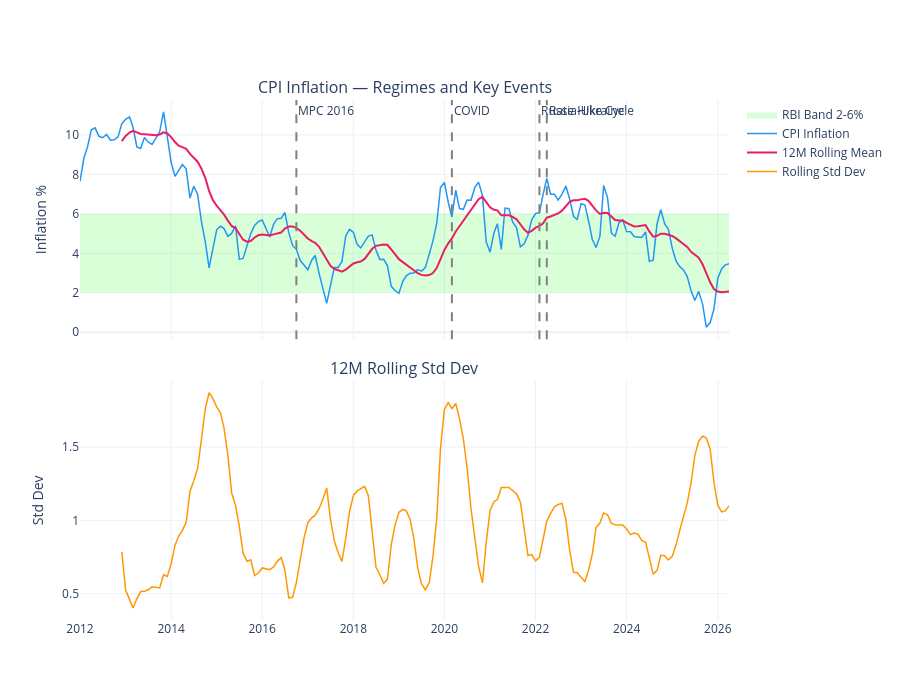

The code cell stored with this chart in its notebook:
### Code cell
#plotting CPI 12 month rolling window mean and std, along with various regimes

rolling_mean = df['cpi_inflation'].rolling(12).mean()
rolling_std = df['cpi_inflation'].rolling(12).std()

fig = make_subplots(rows=2, cols=1, shared_xaxes=True,
                    vertical_spacing=0.08,
                    subplot_titles=['CPI Inflation — Regimes and Key Events',
                                    '12M Rolling Std Dev'])

# RBI band
#fig.add_hrect(y0=2, y1=6, fillcolor='lightgreen', opacity=0.7,line_width=1.2, annotation_text='RBI Band 2-6%', row=1, col=1)
fig.add_trace(go.Scatter(
    x=df.index.tolist() + df.index.tolist()[::-1],
    y=[6]*len(df) + [2]*len(df),
    fill='toself',
    fillcolor='rgba(0, 255, 0, 0.15)',
    line=dict(width=0),
    name='RBI Band 2-6%',
    showlegend=True
), row=1, col=1)   

# CPI actual
fig.add_trace(go.Scatter(x=df.index, y=df['cpi_inflation'],
              name='CPI Inflation', line=dict(color='#2196F3', width=1.5)),
              row=1, col=1)

# Rolling mean
fig.add_trace(go.Scatter(x=df.index, y=rolling_mean,
              name='12M Rolling Mean', line=dict(color='#E91E63', width=2)),
              row=1, col=1)

# Event lines — both panels
events = {
    '2016-10-01': 'MPC 2016',
    '2020-03-01': 'COVID',
    '2022-02-01': 'Russia-Ukraine',
    '2022-04-01': 'Rate Hike Cycle'
}

for date, label in events.items():
    fig.add_vline(x=pd.Timestamp(date).timestamp() * 1000,
                  line_dash='dash',
                  line_color='gray',
                  annotation_text=label)

# Rolling std
fig.add_trace(go.Scatter(x=df.index, y=rolling_std,
              name='Rolling Std Dev', line=dict(color='#FF9800', width=1.5)),
              row=2, col=1)

fig.update_layout(
    template='plotly_white',
    height=700,
    yaxis_title='Inflation %',
    yaxis2_title='Std Dev'
)

fig.show()

### Figure 1 — Plotly figure (JSON) as saved in the notebook; plotly's stock layout.template omitted (floating-point values rounded to 4 significant figures; data arrays with more than 128 entries replaced by an {"elided": "..."} marker saying what was removed)
{"data": [{"fill": "toself", "fillcolor": "rgba(0, 255, 0, 0.15)", "line": {"width": 0}, "name": "RBI Band 2-6%", "showlegend": true, "type": "scatter", "x": {"elided": "344 str values"}, "xaxis": "x", "y": {"elided": "344 int values"}, "yaxis": "y"}, {"line": {"color": "#2196F3", "width": 1.5}, "name": "CPI Inflation", "type": "scatter", "x": {"elided": "172 str values"}, "xaxis": "x", "y": {"elided": "172 float values"}, "yaxis": "y"}, {"line": {"color": "#E91E63", "width": 2}, "name": "12M Rolling Mean", "type": "scatter", "x": {"elided": "172 str values"}, "xaxis": "x", "y": {"elided": "172 float values"}, "yaxis": "y"}, {"line": {"color": "#FF9800", "width": 1.5}, "name": "Rolling Std Dev", "type": "scatter", "x": {"elided": "172 str values"}, "xaxis": "x2", "y": {"elided": "172 float values"}, "yaxis": "y2"}], "layout": {"annotations": [{"font": {"size": 16}, "showarrow": false, "text": "CPI Inflation — Regimes and Key Events", "x": 0.5, "xanchor": "center", "xref": "paper", "y": 1, "yanchor": "bottom", "yref": "paper"}, {"font": {"size": 16}, "showarrow": false, "text": "12M Rolling Std Dev", "x": 0.5, "xanchor": "center", "xref": "paper", "y": 0.46, "yanchor": "bottom", "yref": "paper"}, {"showarrow": false, "text": "MPC 2016", "x": 1475280000000, "xanchor": "left", "xref": "x", "y": 1, "yanchor": "top", "yref": "y domain"}, {"showarrow": false, "text": "COVID", "x": 1583020800000, "xanchor": "left", "xref": "x", "y": 1, "yanchor": "top", "yref": "y domain"}, {"showarrow": false, "text": "Russia-Ukraine", "x": 1643673600000, "xanchor": "left", "xref": "x", "y": 1, "yanchor": "top", "yref": "y domain"}, {"showarrow": false, "text": "Rate Hike Cycle", "x": 1648771200000, "xanchor": "left", "xref": "x", "y": 1, "yanchor": "top", "yref": "y domain"}], "height": 700, "shapes": [{"line": {"color": "gray", "dash": "dash"}, "type": "line", "x0": 1475280000000, "x1": 1475280000000, "xref": "x", "y0": 0, "y1": 1, "yref": "y domain"}, {"line": {"color": "gray", "dash": "dash"}, "type": "line", "x0": 1583020800000, "x1": 1583020800000, "xref": "x", "y0": 0, "y1": 1, "yref": "y domain"}, {"line": {"color": "gray", "dash": "dash"}, "type": "line", "x0": 1643673600000, "x1": 1643673600000, "xref": "x", "y0": 0, "y1": 1, "yref": "y domain"}, {"line": {"color": "gray", "dash": "dash"}, "type": "line", "x0": 1648771200000, "x1": 1648771200000, "xref": "x", "y0": 0, "y1": 1, "yref": "y domain"}], "xaxis": {"anchor": "y", "domain": [0, 1], "matches": "x2", "showticklabels": false}, "xaxis2": {"anchor": "y2", "domain": [0, 1]}, "yaxis": {"anchor": "x", "domain": [0.54, 1], "title": {"text": "Inflation %"}}, "yaxis2": {"anchor": "x2", "domain": [0, 0.46], "title": {"text": "Std Dev"}}}}
